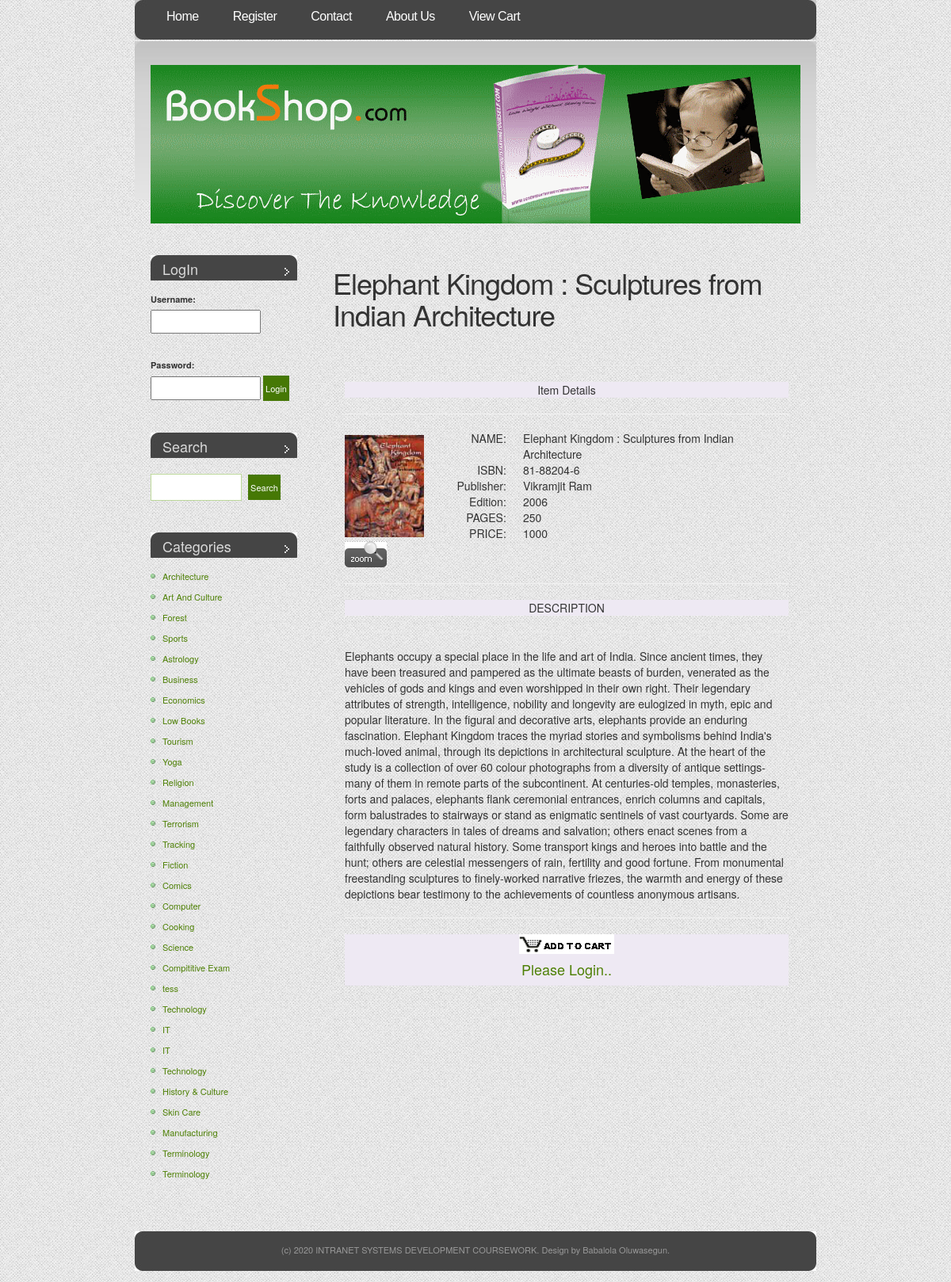
Screenshot of /detail.php?id=2 with the database file from the repository.
### tables this page shows
CREATE TABLE `book` (
  `b_id` int(4) NOT NULL,
  `b_nm` varchar(60) NOT NULL,
  `b_subcat` varchar(25) NOT NULL,
  `b_desc` longtext NOT NULL,
  `b_publisher` varchar(40) NOT NULL,
  `b_edition` varchar(20) NOT NULL,
  `b_isbn` varchar(10) NOT NULL,
  `b_page` int(5) NOT NULL,
  `b_price` int(5) NOT NULL,
  `b_img` longtext NOT NULL,
  `b_pdf` longtext NOT NULL
);

CREATE TABLE `category` (
  `cat_id` int(4) NOT NULL,
  `cat_nm` varchar(30) NOT NULL
);

### includes/search.inc.php (the view, shortened to what this page needs)
<ul>
			<li id="login">
						<?php
						require('includes/config.php');
							if(isset($_SESSION['status']))
							{
								echo '<h2>Hello :  '.$_SESSION['unm'].'</h2>';
							}
							else
							{
								echo '<form action="process_login.php" method="POST">
										<h2>LogIn</h2>
											<b>Username:</b>
											<br><input type="text" name="usernm"><br>
											<br>
											<b>Password:</b>
											<br><input type="password" name="pwd">
											<input type="submit" id="x" value="Login" />
										</form>';
							}
						?>
			</li>
			<li id="search">
				<h2>Search</h2>
				<form method="GET" action="search_result.php">
					<fieldset>
					<input type="text" id="s" name="s" value="" />
					<input type="submit" id="x" value="Search" />
					</fieldset>
				</form>
			</li>
			<li>
				<h2>Categories</h2>
				<ul>
								<?php
										$query="select * from category ";
										$res=mysqli_query($conn,$query);
										while($row=mysqli_fetch_assoc($res))
											{
												echo '<li><a href="subcat.php?cat='.$row['cat_id'].'&catnm='.$row["cat_nm"].'">'.$row["cat_nm"].'</a></li>';
											}
								?>
				</ul>
			</li>
		</ul>

### detail.php (shortened to what this page needs)
<?php session_start();
	require('includes/config.php');
	$id=$_GET['id'];
	$q="select * from book where b_id=$id";
	$res=mysqli_query($conn,$q) or die("Can't Execute Query..");
	$row=mysqli_fetch_assoc($res);
?>
<!DOCTYPE html PUBLIC "-//W3C//DTD XHTML 1.0 Strict//EN" "http://www.w3.org/TR/xhtml1/DTD/xhtml1-strict.dtd">
<html xmlns="http://www.w3.org/1999/xhtml">
<head>
	<link rel="stylesheet" href="lightbox.css" type="text/css" media="screen" />
		<?php
			include("includes/head.inc.php");
		?>
</head>
<body>
						<div id="header">
							<div id="menu">
									<?php
										include("includes/menu.inc.php");
									?>
							</div>
						</div>
						<div id="logo-wrap">
							<div id="logo">
							</div>
						</div>
				<div id="page">
							<div id="content">
								<div class="post">
									<h1 class="title"><?php echo $row['b_nm'];?></h1>
									<div class="entry">
										<?php
											echo '	<table border="0" width="100%">
												 <tr>
													<td><hr color="purple"></td>
												</tr>
												 <tr align="center" bgcolor="#EEE9F3">
													 <td>Item Details</td>
												</tr>
												<tr>
													<td><hr color="purple"></td>
												</tr>
											 </table>
											<table border="0"  width="100%" bgcolor="#ffffff">
												<tr>
													<td width="15%" rowspan="3">
														<img src="'.$row['b_img'].'" width="100">
													</td>
												</tr>
												<tr>
													<td width="50%" height="100%">
														<table border="0"  width="100%" height="100%">
															<tr valign="top">
																<td align="right" width="10%">NAME</td>
																<td width="6%">: </td>
																<td align="left">'.$row['b_nm'].'</td>
															</tr>
															<tr>
																<td align="right">ISBN</td>
																<td>: </td>
																<td align="left">'.$row['b_isbn'].'</td>
															</tr>
															<tr>
																<td align="right">Publisher </td>
																<td>: </td>
																<td align="left">'.$row['b_publisher'].'</td>
															</tr>
															<tr>
																<td align="right"> Edition</td>
																<td>: </td>
																<td align="left">'.$row['b_edition'].'</td>
															</tr>
															<tr>
																<td align="right">  PAGES</td>
																<td>: </td>
																<td align="left">'.$row['b_page'].'</td>
															</tr>
															<tr>
																<td align="right"> PRICE</td>
																<td>: </td>
																<td align="left">'.$row['b_price'].'</td>
															</tr>
														</table>
													</td>
												</tr>
											</table>
												<tr valign="bottom" >
														<a href="'.$row['b_img'].'" rel="lightbox"><img src="images/zoom.gif" ></a>
												</tr>
											<table border="0" width="100%">
												 <tr>
													<td><hr color="purple"></td>
												</tr>
												 <tr align="center" bgcolor="#EEE9F3">
													 <td>DESCRIPTION</td>
												</tr>
												<tr>
													<td><hr color="purple"></td>
												</tr>
											 </table>
											 '.$row['b_desc'].'
											 <tr><td colspan=2><hr color="purple"></td></tr>
											<table border="0" width="100%">
												 <tr align="center" bgcolor="#EEE9F3">';
												 if(isset($_SESSION['status']))
												 {
													echo ' <td><a href="process_cart.php?nm='.$row['b_nm'].'&cat='.$_GET['cat'].'&rate='.$row['b_price'].'">
														<img src="images/addcart.jpg">
													</a></td>';
												}
												else
												{
													echo '<td><img src="images/addcart.jpg"><br><a href="register.php"> <h4>Please Login..</h4></a></td>';
												}
												echo '</tr>
											</table>';
										?>
									</div>
								</div>
							</div>
							<div id="sidebar">
									<?php
										include("includes/search.inc.php");
									?>
							</div>
								<div style="clear: both;">&nbsp;</div>
				</div>
						<div id="footer">
									<?php
										include("includes/footer.inc.php");
									?>
						</div>
</body>
</html>

### default.css (style rules this page uses)
body { margin-top: 49px; padding: 0; background: url(images/img01.jpg) repeat-x left top; font-family: "Trebuchet MS", Arial, Helvetica, sans-serif; font-size: 13px; color: #333333; }
h1, h2, h3 { margin: 0; font-weight: normal; color: #559106; }
h1 { letter-spacing: -1px; font-size: 32px; }
h2 { font-size: 23px; }
p, ul, ol { margin: 0 0 2em 0; text-align: justify; line-height: 26px; font-size: 11px; }
a:link { color: #4E8006; }
img { border: none; }
form { margin: 0; padding: 0; }
fieldset { margin: 0; padding: 0; border: none; }
input, textarea, select { font-family: "Trebuchet MS", Arial, Helvetica, sans-serif; font-size: 13px; color: #333333; }
#header { width: 860px; height: 52px; margin: 0 auto; background: url(images/img02.jpg) no-repeat left top; }
#menu { float: left; width: 860px; height: 54px; }
#logo-wrap { width: 860px; margin: 0 auto; padding: 30px 0 20px 0; background: url(images/img03.jpg) no-repeat left top; }
#logo { width: 820px; height: 200px; margin: 0 auto; background: url(images/finnal.gif) no-repeat left top; }
#page { width: 850px; margin: 0 auto; }
#content { float: right; width: 620px; }
.post { padding: 15px 15px; }
.post .title { margin-bottom: 20px; padding-bottom: 5px; }
.post .entry { padding: 0 15px; }
#sidebar { float: left; width: 215px; }
#sidebar ul { margin: 0; padding: 0; list-style: none; }
#sidebar li { margin-bottom: 40px; padding: 0 15px; }
#sidebar li li { margin: 0; padding-left: 15px; background: url(images/img08.jpg) no-repeat left 50%; }
#sidebar h2 { height: 32px; padding: 8px 0 0 15px; margin-bottom: 10px; background: url(images/img07.jpg) no-repeat left top; font-size: 18px; color: #DADADA; }
#search h2 { margin-bottom: 20px; }
#s { width: 115px; margin-right: 5px; padding: 3px; border: 1px solid #BED99C; }
#x { padding: 3px; border: none; background: #467805; font-size: 11px; color: #FFFFFF; }
#footer { margin: 0 auto; height: 64px; min-height: 64px; padding: 0; }
html>body #footer { height: auto; }

### registration/demo.css (style rules this page uses)
body,div,dl,dt,dd,ul,ol,li,h1,h2,h3,h4,h5,h6,pre,form,fieldset,input,textarea,p,blockquote,th,td { margin:0; padding:0; }
html,body { margin:0; padding:0; height: 100%; }
table { border-collapse:collapse; border-spacing:0; }
img { border:0; }
ol,ul { list-style:none; }
h1,h2,h3,h4,h5,h6 { font-size:100%; font-weight:normal; }
body { font-family: Cambria, Palatino, "Palatino Linotype", "Palatino LT STD", Georgia, serif; background:url(images/bgnoise_lg.png); font-weight: 400; font-size: 15px; color: #3a2127; overflow-y: scroll; }
a { color: #333; text-decoration: none; }

### rows the page displays
book: b_nm "Elephant Kingdom : Sculptures from Indian Architecture", b_img (picture), b_isbn "81-88204-6", b_publisher "Vikramjit Ram", b_edition "2006", b_page "250", b_price "1000", b_desc "Elephants occupy a special place in the life and art of India. Since ancient times, they have been treasured and pampered as the ultimate beasts of burden, venerated as the vehicles of gods and kings and even worshipped in their own right. Their legendary attributes of strength, intelligence, nobility and longevity are eulogized in myth, epic and popular literature. In the figural and decorative arts, elephants provide an enduring fascination. Elephant Kingdom traces the myriad stories and symbolisms behind India's much-loved animal, through its depictions in architectural sculpture. At the heart of the study is a collection of over 60 colour photographs from a diversity of antique…"
category: cat_nm "Architecture"
category: cat_nm "Art And Culture"
category: cat_nm "Forest"
category: cat_nm "Sports"
category: cat_nm "Astrology"
category: cat_nm "Business"
category: cat_nm "Economics"
category: cat_nm "Low Books"
category: cat_nm "Tourism"
category: cat_nm "Yoga"
category: cat_nm "Religion"
category: cat_nm "Management"
category: cat_nm "Terrorism"
category: cat_nm "Tracking"
category: cat_nm "Fiction"
category: cat_nm "Comics"
category: cat_nm "Computer"
category: cat_nm "Cooking"
category: cat_nm "Science"
category: cat_nm "Compititive Exam"
category: cat_nm "tess"
category: cat_nm "Technology"
category: cat_nm "IT"
category: cat_nm "IT"
category: cat_nm "Technology"
category: cat_nm "History & Culture"
category: cat_nm "Skin Care"
category: cat_nm "Manufacturing"
category: cat_nm "Terminology"
category: cat_nm "Terminology"
